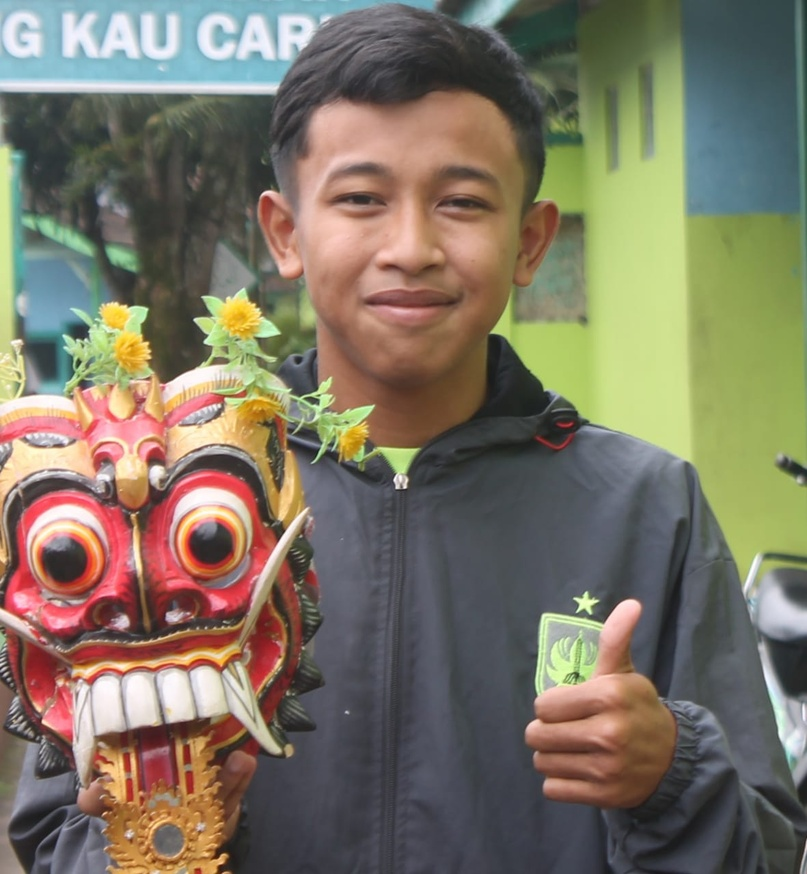
#> input picture Pertemuan 10/AKM_29.jpg, 807 x 874 px, shrunk from 1181 x 1280 before the run
$ python Modul10-1.py
#> lines starting #> are read from the running program, lines starting #| are printed output that depends on the picture; after the words box and inside, x2 and y2 are one past the last pixel; in counts of white or black regions, pixels touching at a corner belong together
import cv2

# Muat file Haar Cascade untuk deteksi wajah
face_cascade = cv2.CascadeClassifier('haarcascade_frontalface_default.xml')

# Baca citra
image = cv2.imread('AKM_29.jpg')
#> image is the input picture: shape (874, 807, 3); mean B, G, R 100, 116.6, 124.1
gray = cv2.cvtColor(image, cv2.COLOR_BGR2GRAY)
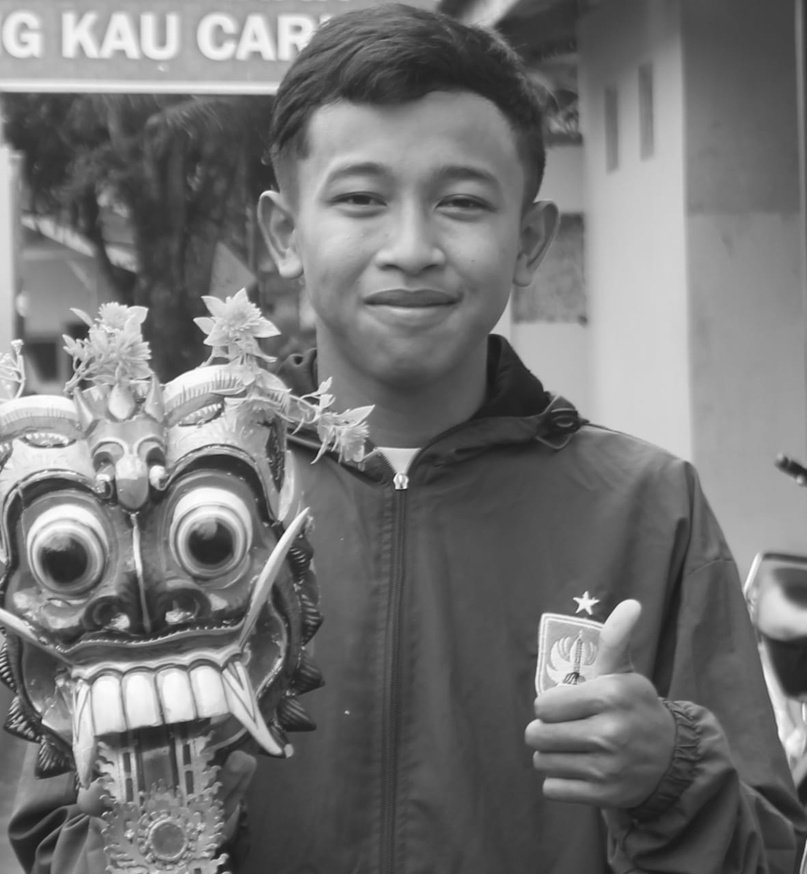
#> gray: shape (874, 807); min 24, max 255, mean 117

# Deteksi wajah
faces = face_cascade.detectMultiScale(gray, 1.3, 5)
#> faces = [[265, 88, 289, 289]]

# Gambar bounding box disekitar wajah yang terdeteksi
for (x, y, w, h) in faces:
    cv2.rectangle(image, (x, y), (x+w, y+h), (255, 0, 0), 2)
#> this loop made 1 pass
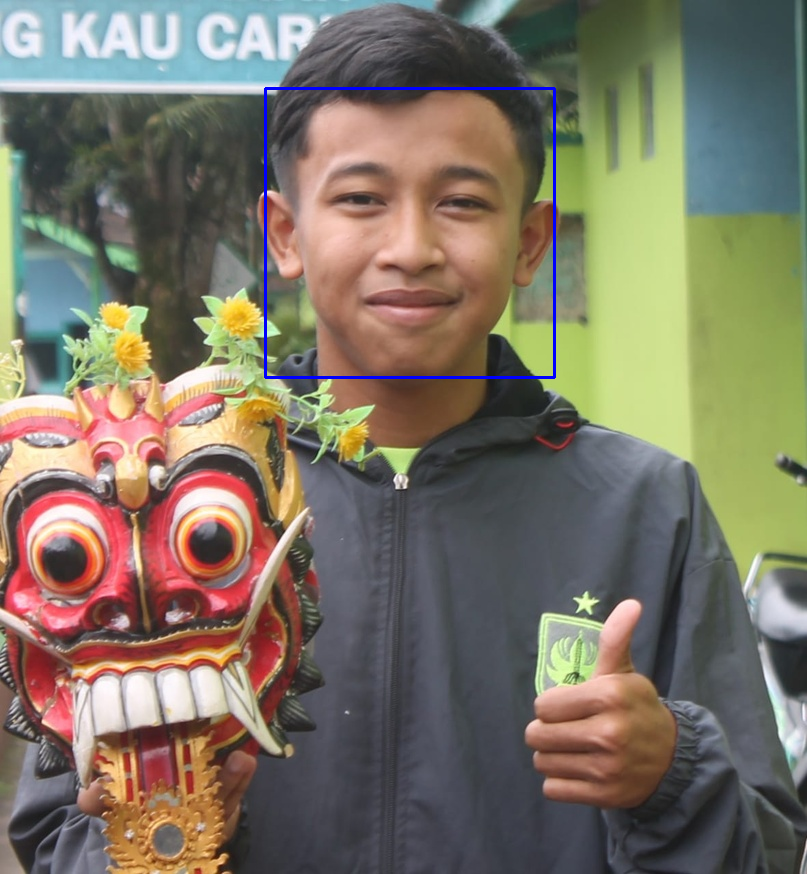
#> image: shape (874, 807, 3); 0.49% of pixels changed, all inside (x1, y1, x2, y2) = (264, 87, 556, 379)

# Tampilkan hasil
cv2.imshow('Face Detection', image)
cv2.waitKey(0)
cv2.destroyAllWindows()

$ run again, with Pertemuan 10/Pertemuan10-1.png saved as Pertemuan 10/AKM_29.jpg
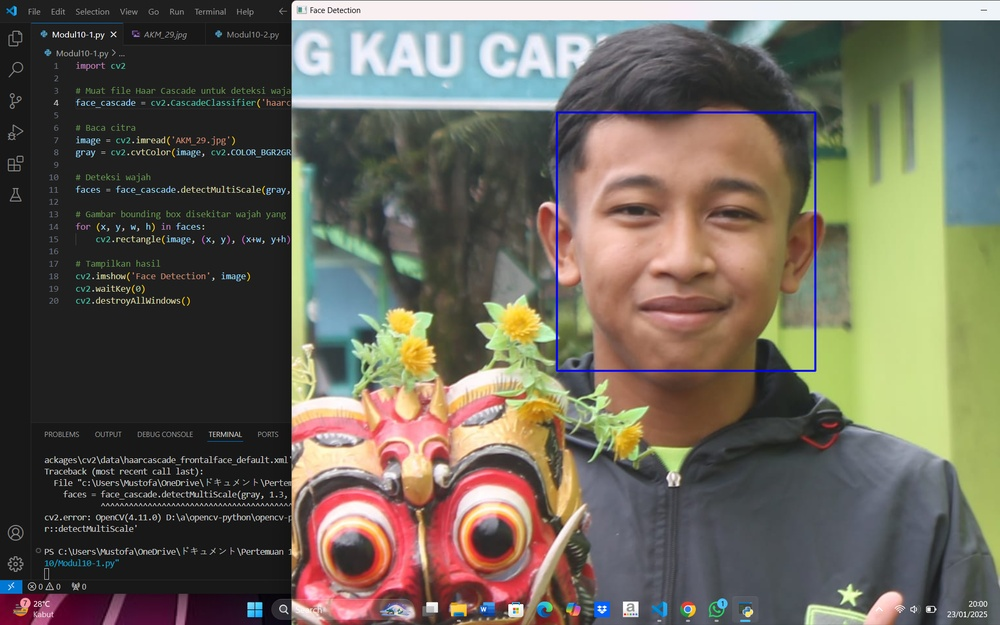
#> input picture Pertemuan 10/Pertemuan10-1.png, 1000 x 625 px, shrunk from 1920 x 1200 before the run
#> image is the input picture: shape (625, 1000, 3); mean B, G, R 89.6, 101.7, 106.5
#> `gray = cv2.cvtColor(image, cv2.COLOR_BGR2GRAY)`:
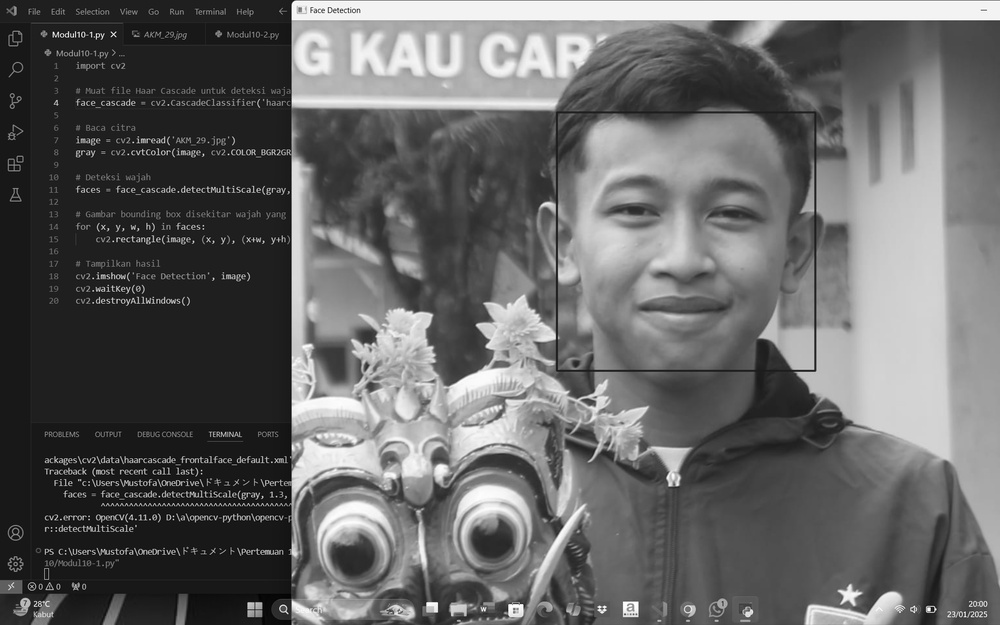
#> gray: shape (625, 1000); min 0, max 255, mean 101.8
#> faces = [[546, 103, 274, 274]]
#> the loop `for (x, y, w, h) in faces:` made 1 pass
#> after the loop `for (x, y, w, h) in faces:`:
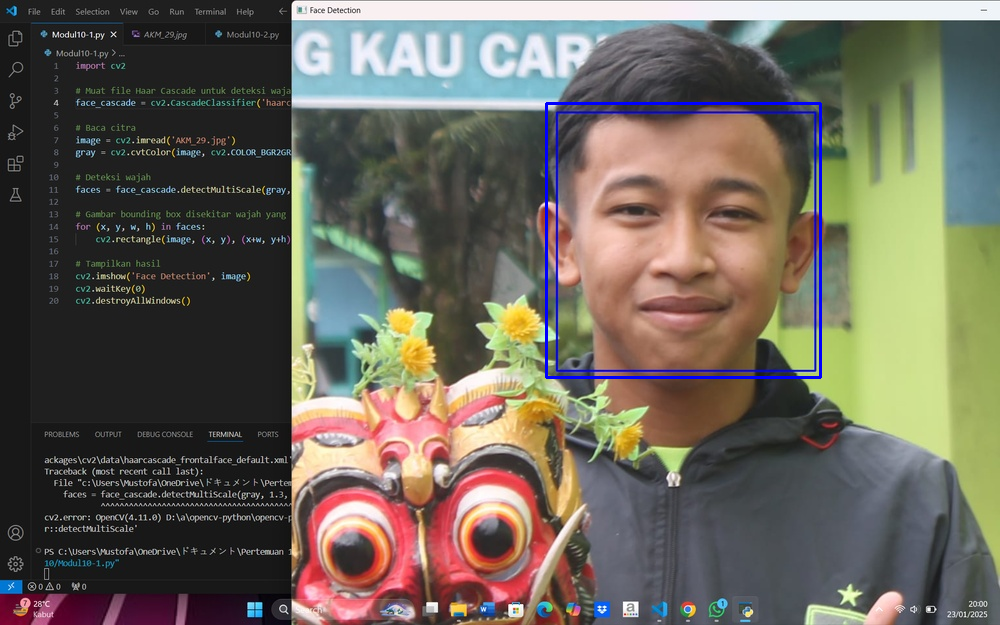
#> image: shape (625, 1000, 3); 0.53% of pixels changed, all inside (x1, y1, x2, y2) = (545, 102, 822, 379)

$ run again, with Pertemuan 10/Pertemuan10-2.png saved as Pertemuan 10/AKM_29.jpg
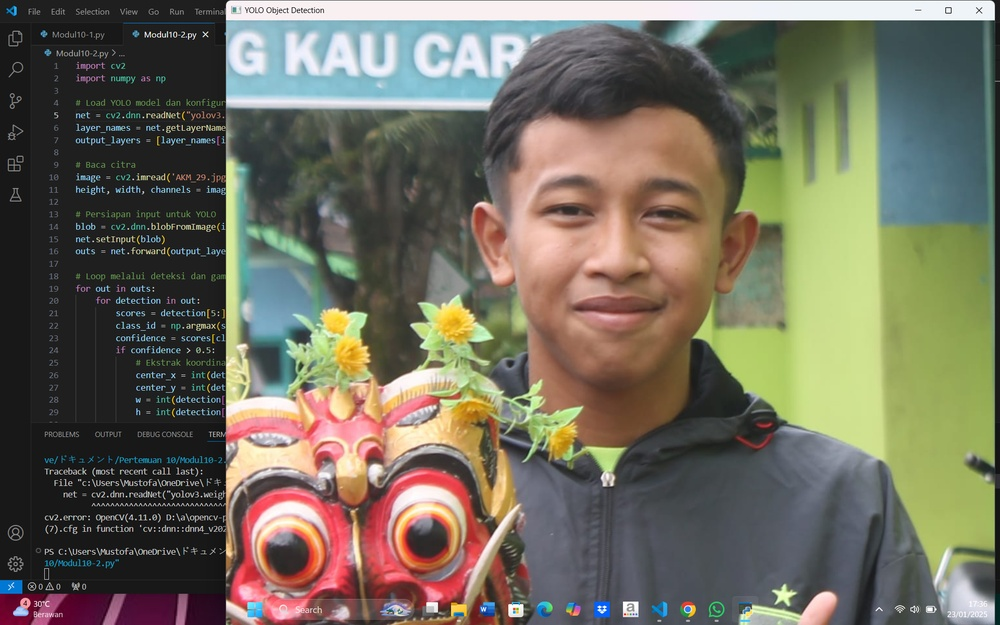
#> input picture Pertemuan 10/Pertemuan10-2.png, 1000 x 625 px, shrunk from 1920 x 1200 before the run
#> image is the input picture: shape (625, 1000, 3); mean B, G, R 93.8, 109, 112.5
#> `gray = cv2.cvtColor(image, cv2.COLOR_BGR2GRAY)`:
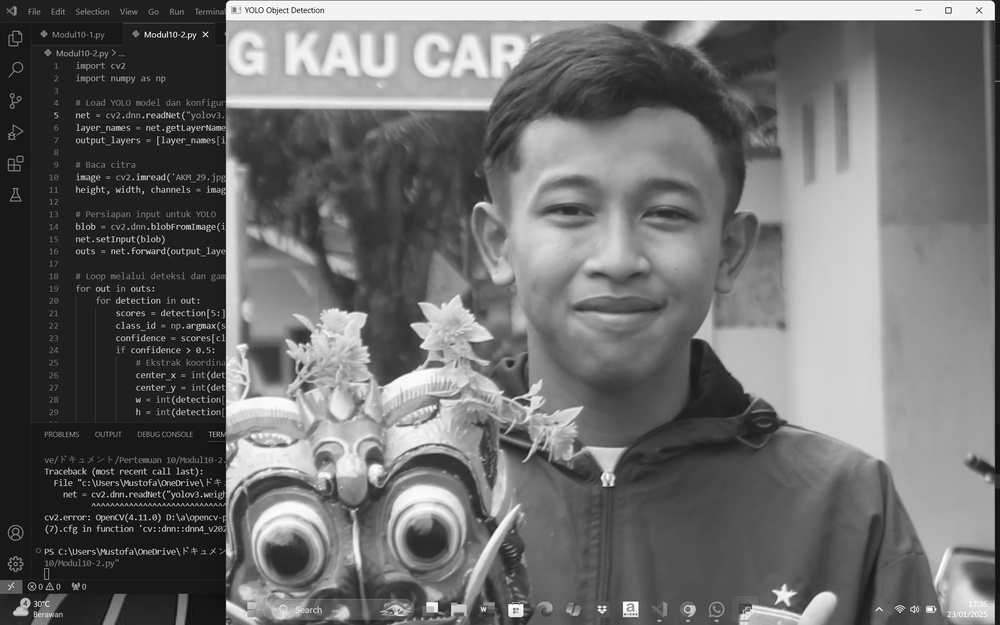
#> gray: shape (625, 1000); min 0, max 255, mean 108.3
#> faces = [[484, 109, 266, 266]]
#> the loop `for (x, y, w, h) in faces:` made 1 pass
#> after the loop `for (x, y, w, h) in faces:`:
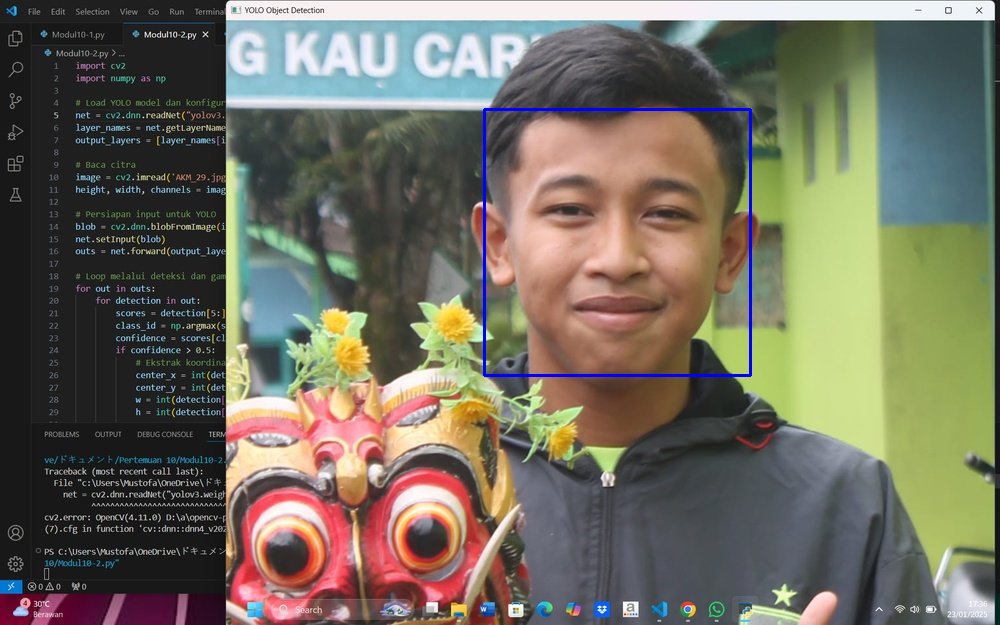
#> image: shape (625, 1000, 3); 0.51% of pixels changed, all inside (x1, y1, x2, y2) = (483, 108, 752, 377)
